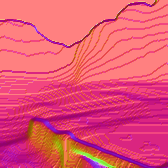
#> input picture results/normal/1.png, 168 x 168 px; its folder holds only this picture in this run
$ python process.py --img_source results/normal/1.png
#> lines starting #> are read from the running program, lines starting #| are printed output that depends on the picture
import cv2
import tqdm
import numpy as np
import argparse
import glob
import os


def get_surface_normal_from_depth(depth, K=None):
    zy, zx = np.gradient(depth)
    normal = np.dstack((-zx, -zy, np.ones_like(depth)))
    n = np.linalg.norm(normal, axis=2)
    normal[:, :, 0] /= n
    normal[:, :, 1] /= n
    normal[:, :, 2] /= n
    # offset and rescale values to be in 0-255
    normal += 1
    normal /= 2
    normal *= 255
    return normal

def get_canny_edges_from_depth(depth, kernel_size=5, alpha=30, beta=50):
    blurred = cv2.GaussianBlur(depth_map, (kernel_size, kernel_size), 0)
    edges = cv2.Canny(blurred, alpha, beta)
    return edges


if __name__ == '__main__':
    parser = argparse.ArgumentParser()
    parser.add_argument(
        '--img_source',
        required=True,
        type=str
    )
    parser.add_argument(
        '--dest',
        required=False,
        default='results'
    )
    parser.add_argument(
        '--canny',
        required=False,
        action='store_true',
        help='Run canny edge detection on source images.'
    )
    parser.add_argument(
        '--normal',
        required=False,
        action='store_true',
        help='Run surface normals detection on source images.'
    )
    args = parser.parse_args()
    canny_savedir = os.path.join(args.dest, 'canny')
    normal_savedir = os.path.join(args.dest, 'normal')
    # depth_savedir = os.path.join(args.dest, 'depth')
    valid_extensions = (".jpg", ".png", ".jpeg", ".npy")
    paths = []
    if os.path.isdir(args.img_source):
        for ext in valid_extensions:
          # print(os.path.join(args.img_source, f"*{ext}"))
          paths += glob.glob(os.path.join(args.img_source, f"*{ext}"))
    else:
        paths.append(args.img_source)
    for path in tqdm.tqdm(paths, total=len(paths)):
        if path.endswith((".jpg", ".png", ".jpeg")):
            depth_map = cv2.cvtColor(cv2.imread(path), cv2.COLOR_BGR2GRAY)
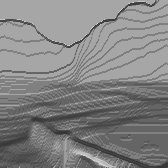
#> depth_map: shape (168, 168); min 53, max 212, mean 131.1
        elif path.endswith(('.npy', '.npz')):
            depth_map = np.load(path) * 2
            depth_map = depth_map.astype(np.uint8)
        # os.makedirs(depth_savedir, exist_ok=True)
        save_name = os.path.basename(path).split('.')[0] + '.png'
        # save_path = os.path.join(depth_savedir, save_name)
        # cv2.imwrite(save_path, depth_map)
        extension = os.path.splitext(path)[-1]
        if args.canny:
            os.makedirs(canny_savedir, exist_ok=True)
            res = get_canny_edges_from_depth(depth_map)
            # save_name = os.path.basename(path).split('.')[0] + '.png'
            # save_name = save_name.replace(extension, '-canny'+extension)
            save_path = os.path.join(canny_savedir, save_name)
            # print(save_path)
            cv2.imwrite(save_path, res)
        if args.normal:
            os.makedirs(normal_savedir, exist_ok=True)
            res = get_surface_normal_from_depth(depth_map)
            # save_name = os.path.basename(path).split('.')[0] + '.png'
            # save_name = save_name.replace(extension, '-normal'+extension)
            save_path = os.path.join(normal_savedir, save_name)
            # print(save_path)
            cv2.imwrite(save_path, res)

$ run again, on results/normal/5.png
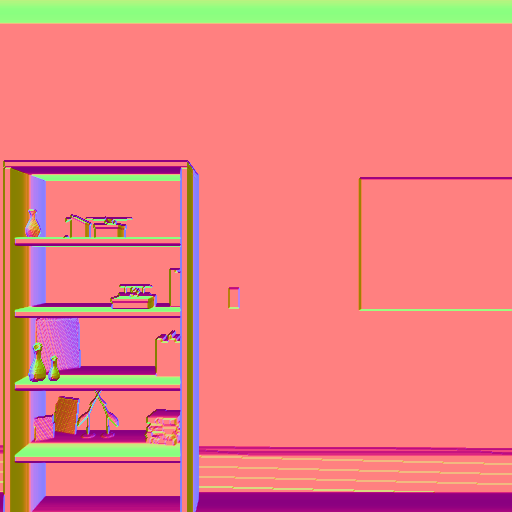
#> input picture results/normal/5.png, 512 x 512 px
#> `depth_map = cv2.cvtColor(cv2.imread(path), cv2.COLOR_BGR2GRAY)`:
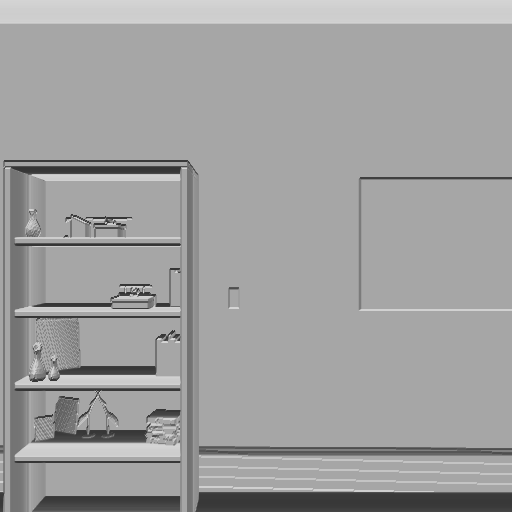
#> depth_map: shape (512, 512); min 52, max 213, mean 159.9

$ run again, on results/normal/6.png
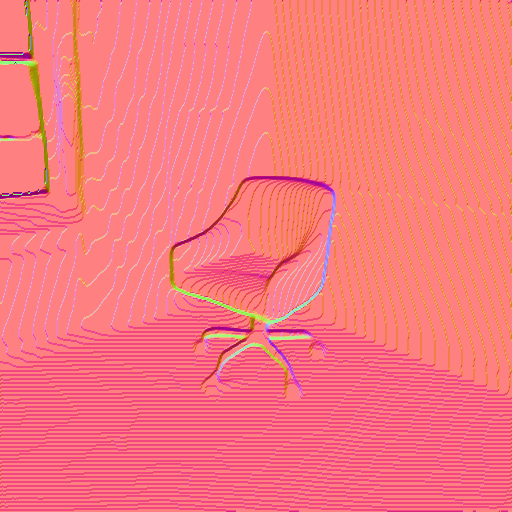
#> input picture results/normal/6.png, 512 x 512 px
#> `depth_map = cv2.cvtColor(cv2.imread(path), cv2.COLOR_BGR2GRAY)`:
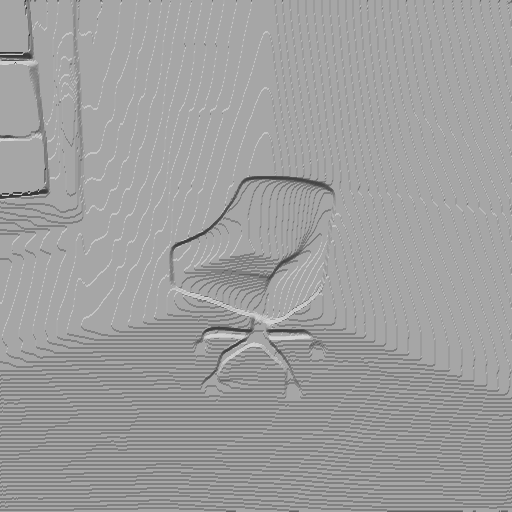
#> depth_map: shape (512, 512); min 52, max 213, mean 158.7

$ run again, on results/normal/7.png
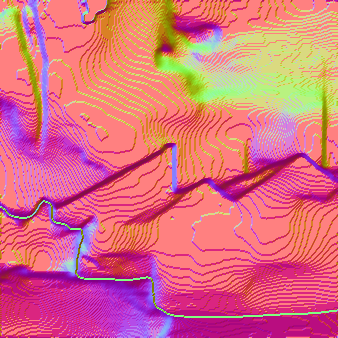
#> input picture results/normal/7.png, 338 x 338 px
#> `depth_map = cv2.cvtColor(cv2.imread(path), cv2.COLOR_BGR2GRAY)`:
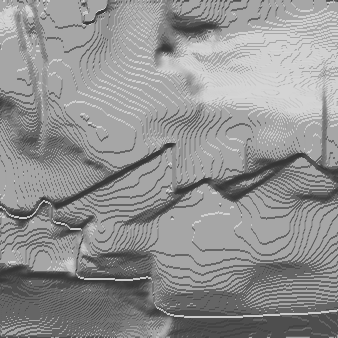
#> depth_map: shape (338, 338); min 52, max 212, mean 145.7

$ run again, on results/normal/2.png
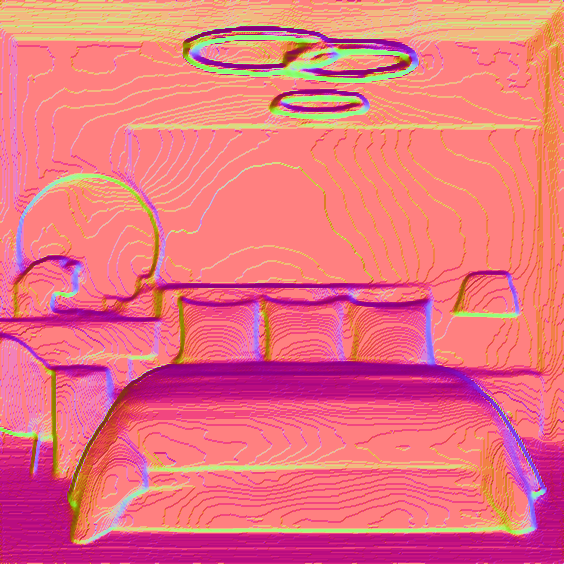
#> input picture results/normal/2.png, 564 x 564 px
#> `depth_map = cv2.cvtColor(cv2.imread(path), cv2.COLOR_BGR2GRAY)`:
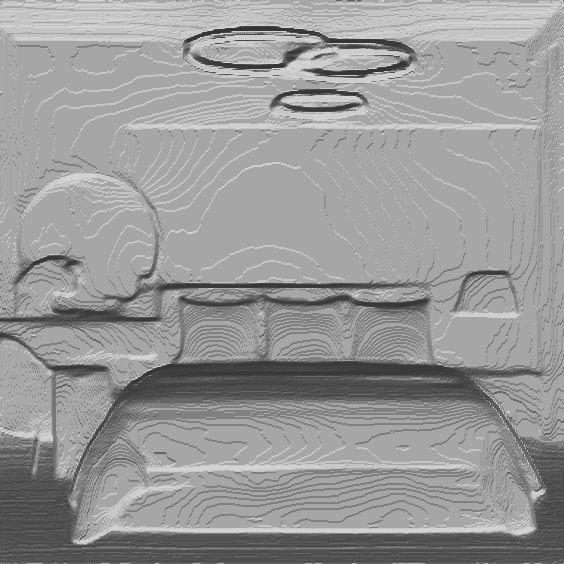
#> depth_map: shape (564, 564); min 52, max 213, mean 152.4
